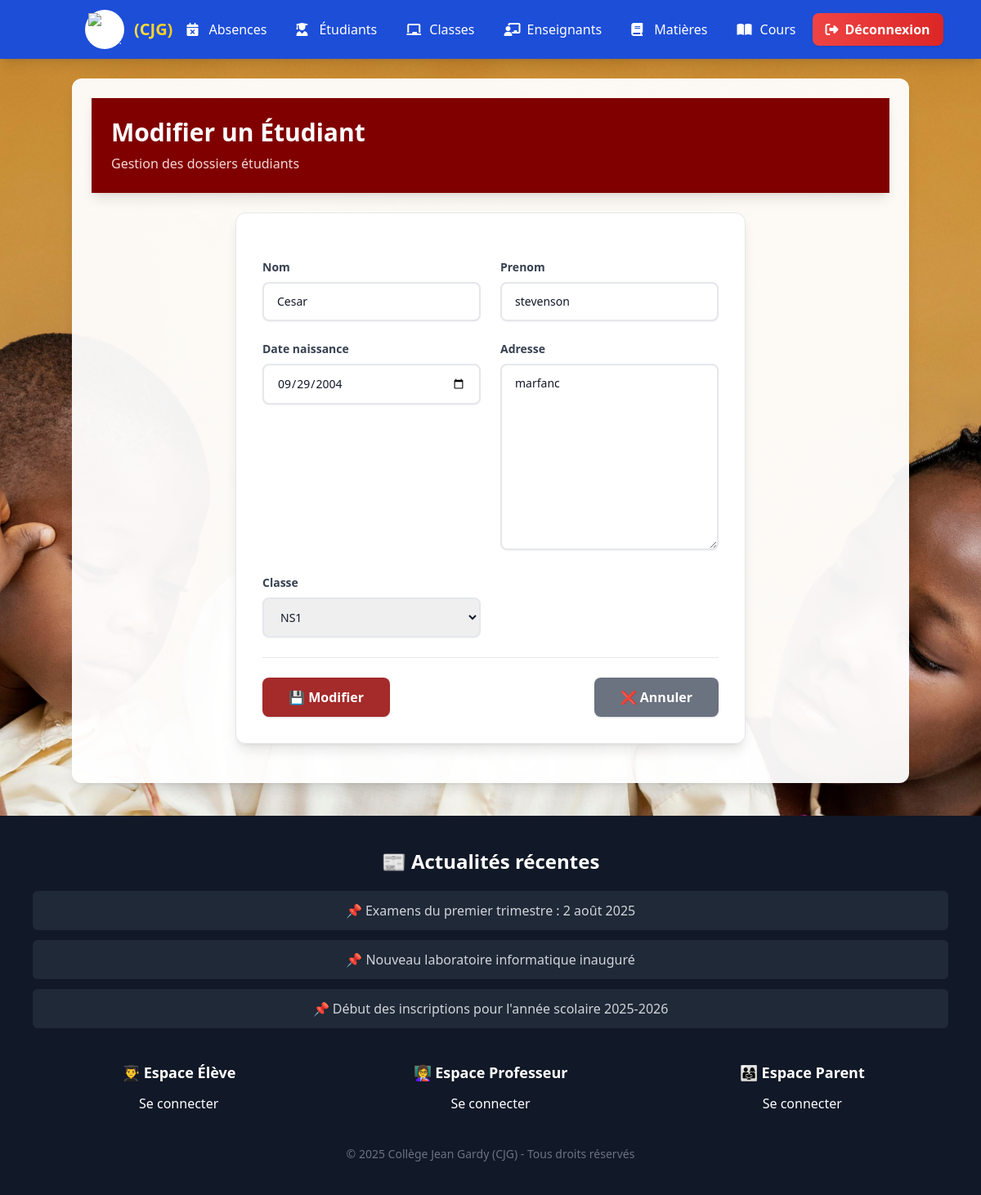
The page /etudiants/etudiant/2/edit/ (signed in) on the database its author committed.
### etudiants/models.py (models this page shows)
class Etudiant(models.Model):
    nom = models.CharField(max_length=100)
    prenom = models.CharField(max_length=100)
    date_naissance = models.DateField()
    adresse = models.TextField()
    classe = models.ForeignKey('classes.Classe', on_delete=models.CASCADE)

### etudiants/views.py (the view)
# urls.py: path('etudiant/<int:pk>/edit/', views.etudiant_update, name='etudiant_update'),
@user_passes_test(is_admin)
def etudiant_update(request, pk):
    etudiant = get_object_or_404(Etudiant, pk=pk)
    if request.method == 'POST':
        form = EtudiantForm(request.POST, instance=etudiant)
        if form.is_valid():
            form.save()
            return redirect('etudiant_detail', pk=etudiant.pk)
    else:
        form = EtudiantForm(instance=etudiant)
    return render(request, 'etudiants/etudiant_form.html', {'form': form})

### etudiants/forms.py
class EtudiantForm(forms.ModelForm):
    class Meta:
        model = Etudiant
        fields = ['nom', 'prenom', 'date_naissance', 'adresse', 'classe']
        widgets = {
            'date_naissance': forms.DateInput(attrs={
                'type': 'date',
                'class': 'border border-gray-300 rounded-lg p-2 w-full'
            }),
        }

### classes/models.py (called while the page is built)
    def __str__(self):
        return f"{self.nom}"

### etudiants/views.py (called while the page is built)
def is_admin(user):
    return user.is_authenticated and user.is_staff

### etudiants/templates/etudiants/etudiant_form.html (shortened to what this page needs)
{% extends 'home.html' %}
{% load widget_tweaks %}
{% block content %}
<!DOCTYPE html>
<html lang="fr">
<head>
    <script src="https://cdn.tailwindcss.com"></script>
</head>
<body class="bg-gray-50 font-sans antialiased">
    <div class="bg-maroon-800 text-white py-6 shadow-lg">
        <div class="container mx-auto px-6">
            <h1 class="text-3xl font-bold">{{ form.instance.pk|yesno:"Modifier,Ajouter" }} un Étudiant</h1>
            <p class="text-maroon-200 mt-2">Gestion des dossiers étudiants</p>
        </div>
    </div>
    <div class="container mx-auto p-6 max-w-2xl">
        <div class="bg-white rounded-xl shadow-lg border border-gray-200 p-8">
            <form method="post" class="space-y-6">
                <div class="grid grid-cols-1 md:grid-cols-2 gap-6">
                    {% for field in form %}
                    <div class="space-y-2">
                        <label class="block text-sm font-semibold text-gray-700">{{ field.label }}</label>
                        <div class="relative">
                            {% render_field field class="w-full px-4 py-3 text-sm border-2 border-gray-200 rounded-lg shadow-sm focus:outline-none focus:border-maroon-500 focus:ring-2 focus:ring-maroon-100 transition duration-200" %}
                        </div>
                    </div>
                    {% endfor %}
                </div>
                <div class="flex flex-col sm:flex-row justify-between items-center gap-4 pt-6 border-t border-gray-200">
                    <button type="submit" class="w-full sm:w-auto px-8 py-3 bg-maroon-600 text-white rounded-lg shadow hover:bg-maroon-700 transition duration-300 font-semibold">
                        💾 {{ form.instance.pk|yesno:"Modifier,Enregistrer" }}
                    </button>
                    <a href="{% url 'etudiant_list' %}" class="w-full sm:w-auto px-8 py-3 bg-gray-500 text-white rounded-lg shadow hover:bg-gray-600 transition duration-300 font-semibold text-center">
                        ❌ Annuler
                    </a>
                </div>
            </form>
        </div>
    </div>
</body>
</html>
{% endblock %}

### authentification/templates/base.html (style rules this page uses)
body { background-position: center; background-repeat: no-repeat; background-attachment: fixed; background-size: cover; transition: background-image 1s ease-in-out; }

### etudiants/templates/etudiants/etudiant_form.html (style rules this page uses)
.bg-maroon-800 { background-color: #800000; }
.bg-maroon-600 { background-color: #A52A2A; }
.text-maroon-200 { color: #F5D7D7; }

### rows shown on the page
Etudiant: instance.pk "Modifier", nom "Cesar" "stevenson" "09/29/2004" "marfanc" "NS1"

### other values the page prints
{{ field.label }} "Nom" "Prenom" "Date naissance" "Adresse" "Classe"
